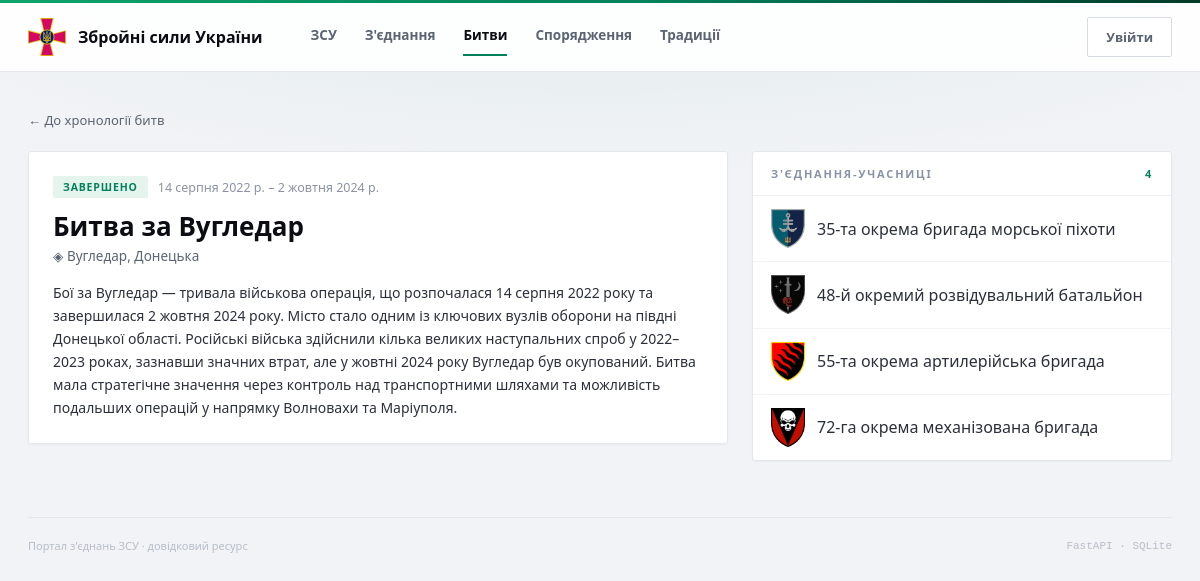
The page /battles/6 on the database its author committed.
### tables this page shows
CREATE TABLE battles (
    battle_id      INTEGER PRIMARY KEY,
    name           TEXT NOT NULL,
    location_id    INTEGER REFERENCES locations (location_id),
    start_date     DATE,
    end_date       DATE,
    description    TEXT,
    created_at     TIMESTAMP NOT NULL DEFAULT CURRENT_TIMESTAMP,
    updated_at     TIMESTAMP NOT NULL DEFAULT CURRENT_TIMESTAMP,
    CHECK (start_date IS NULL OR end_date IS NULL OR start_date <= end_date)
);

CREATE TABLE locations (
    location_id   INTEGER PRIMARY KEY,
    city_name     TEXT NOT NULL,
    region_id     INTEGER NOT NULL REFERENCES regions (region_id),
    created_at    TIMESTAMP NOT NULL DEFAULT CURRENT_TIMESTAMP,
    updated_at    TIMESTAMP NOT NULL DEFAULT CURRENT_TIMESTAMP,
    UNIQUE (city_name, region_id)
);

CREATE TABLE regions (
    region_id      INTEGER PRIMARY KEY,
    region_name    TEXT NOT NULL UNIQUE,
    created_at     TIMESTAMP NOT NULL DEFAULT CURRENT_TIMESTAMP,
    updated_at     TIMESTAMP NOT NULL DEFAULT CURRENT_TIMESTAMP
);

CREATE TABLE brigades (
    brigade_id               INTEGER PRIMARY KEY,
    name                     TEXT NOT NULL,
    description              TEXT,
    military_branch_id       INTEGER REFERENCES military_branches (branch_id),
    corps_id                 INTEGER REFERENCES army_corps (corps_id),
    territorial_command_id   INTEGER REFERENCES territorial_commands (command_id),
    troop_type_id            INTEGER REFERENCES troop_types (type_id),
    formed_date              DATE,
    flag_date                DATE,
    location_id              INTEGER REFERENCES locations (location_id),
    emblem_file              TEXT,
    created_at               TIMESTAMP NOT NULL DEFAULT CURRENT_TIMESTAMP,
    updated_at               TIMESTAMP NOT NULL DEFAULT CURRENT_TIMESTAMP, brigade_date DATE, unit_type_id INTEGER REFERENCES unit_types (unit_type_id),
    CHECK (formed_date IS NULL OR flag_date IS NULL OR formed_date <= flag_date)
);

### app/routers/battles.py (the view)
@router.get("/{battle_id}")
def battle_detail(battle_id: int, request: Request, db: sqlite3.Connection = Depends(get_db)):
    row = db.execute(
        """SELECT b.*, l.city_name, r.region_name
           FROM battles b
           LEFT JOIN locations l ON b.location_id = l.location_id
           LEFT JOIN regions r ON l.region_id = r.region_id
           WHERE b.battle_id = ?""",
        (battle_id,),
    ).fetchone()
    if not row:
        raise HTTPException(status_code=404)
    battle = dict(row)
    battle["status"] = _battle_status(battle["start_date"], battle["end_date"])
    brigades = db.execute(
        """SELECT br.brigade_id, br.name, br.emblem_file
           FROM brigade_battles bb
           JOIN brigades br ON bb.brigade_id = br.brigade_id
           WHERE bb.battle_id = ?
           ORDER BY br.name""",
        (battle_id,),
    ).fetchall()
    return templates.TemplateResponse(
        request,
        "battle_detail.html",
        {"battle": battle, "brigades": brigades},
    )

### app/templates/battle_detail.html (shortened to what this page needs)
{% extends "base.html" %}
{% block content %}
<a class="back-link" href="/battles">← До хронології битв</a>
<div class="cols-2 cols-2--battle">
  <div class="panel">
    <div class="panel__body" style="padding:24px">
      <div style="display:flex;align-items:center;gap:10px;margin-bottom:14px">
        {% if battle.status %}<span class="status {{ 'status--win' if battle.status == 'завершено' else 'status--hold' }}">{{ battle.status }}</span>{% endif %}
        <span class="mono" style="font-size:12.5px;color:var(--faint)">{{ battle.start_date | uk_date }}{% if battle.end_date %} – {{ battle.end_date | uk_date }}{% endif %}</span>
      </div>
      <div style="display:flex;align-items:flex-start;justify-content:space-between;gap:16px">
        <h1 style="margin:0 0 6px;font-size:26px;font-weight:700;color:var(--ink);line-height:1.1">{{ battle.name }}</h1>
      </div>
      {% if battle.city_name %}<div style="color:var(--muted);font-size:13.5px;margin-bottom:16px">◈ {{ battle.city_name }}{% if battle.region_name %}, {{ battle.region_name }}{% endif %}</div>{% endif %}
      <p style="margin:0;color:var(--text);font-size:14px;line-height:1.65">{{ (battle.description or '—')|safe }}</p>
    </div>
  </div>
  <div class="panel">
    <div class="panel__head"><span>З'єднання-учасниці</span><span class="mono" style="color:var(--green)">{{ brigades|length }}</span></div>
    {% for br in brigades %}
      <a class="list-row" href="/brigades/{{ br.brigade_id }}">
        <span style="display:flex;align-items:center;gap:12px;min-width:0">
          <span class="emblem" style="width:34px;font-size:12px;{% if br.emblem_file %}height:39.25px;background:transparent;border:none;clip-path:none;{% else %}height:34px;background:var(--line-3);border:1px solid var(--line);color:var(--accent-text);{% endif %}">
            {% if br.emblem_file %}<img src="/static/img/{{ br.emblem_file }}" alt="" style="width:100%;height:100%;object-fit:contain">
            {% else %}{{ br.name.split(' ')[0] if br.name else '—' }}{% endif %}
          </span>
          <span style="color:var(--text)">{{ br.name }}</span>
        </span>
      </a>
    {% else %}
      <div class="empty">Учасники ще не додані.</div>
    {% endfor %}
  </div>
</div>
{% endblock %}

### static/css/style.css (style rules this page uses)
:root { --green: #03815B; --green-hover: #026A4A; --green-deep: #023A28; --green-mid: #0FA36B; --green-light: #1FB37C; --accent-text: #045C40; --tint-bg: rgba(3,129,91,0.08); --tint-border: rgba(3,129,91,0.22); --page: #F1F3F6; --card: #FFFFFF; --line: #E4E7EC; --line-2: #EEF0F3; --line-3: #F1F3F6; --input: #D7DBE2; --ink: #0B0D12; --text: #2B303A; --muted: #5B6472; --faint: #8A93A6; --ghost: #9099A8; --mono: "Cascadia Code","Consolas",ui-monospace,monospace; --shadow: 0 1px 2px rgba(20,22,30,0.04); --shadow-h: 0 8px 24px rgba(3,129,91,0.14); }
* { box-sizing: border-box; }
html, body { margin: 0; padding: 0; }
body { font-family: "Calibri","Source Sans Pro","Segoe UI",system-ui,sans-serif; background: var(--page); background-image: radial-gradient(120% 55% at 50% -8%, rgba(3,129,91,0.08) 0%, rgba(241,243,246,0) 55%); background-attachment: fixed; color: var(--text); -webkit-font-smoothing: antialiased; }
a { color: var(--green); text-decoration: none; }
.back-link { display: inline-block; color: var(--muted); font-size: 13px; margin-bottom: 22px; }
.emblem { flex: none; width: 64px; height: 64px; display: grid; place-items: center; background: linear-gradient(140deg,var(--green),var(--green-light)); clip-path: polygon(0 0,100% 0,100% 76%,76% 100%,0 100%); color: #fff; font-weight: 700; font-size: 15px; font-family: var(--mono); overflow: hidden; }
.emblem img { width: 100%; height: 100%; object-fit: cover; }
.cols-2 { display: grid; grid-template-columns: repeat(auto-fit,minmax(300px,1fr)); gap: 24px; align-items: start; }
.cols-2--battle { grid-template-columns: 1.25fr 0.75fr; }
.panel { background: #fff; border: 1px solid var(--line); border-radius: 3px; box-shadow: var(--shadow); }
.panel__head { padding: 14px 18px; border-bottom: 1px solid var(--line-2); color: var(--faint); font-size: 11px; letter-spacing: 0.16em; text-transform: uppercase; font-weight: 700; display: flex; justify-content: space-between; align-items: center; }
.panel__body { padding: 18px; }
.list-row { display: flex; align-items: center; justify-content: space-between; gap: 12px; padding: 13px 18px; border-bottom: 1px solid var(--line-3); color: inherit; }
.list-row:last-child { border-bottom: none; }
.status { font-size: 10.5px; letter-spacing: 0.08em; text-transform: uppercase; font-weight: 700; padding: 4px 10px; border-radius: 2px; }
.status--win { color: #03815B; background: #E6F4EE; }

### rows shown on the page
battles: start_date|uk_date "14 серпня 2022 р.", end_date|uk_date "2 жовтня 2024 р.", name "Битва за Вугледар", description "Бої за Вугледар — тривала військова операція, що розпочалася 14 серпня 2022 року та завершилася 2 жовтня 2024 року. Місто стало одним із ключових вузлів оборони на півдні Донецької області. Російські війська здійснили кілька великих наступальних спроб у 2022–2023 роках, зазнавши значних втрат, але у жовтні 2024 року Вугледар був окупований. Битва мала стратегічне значення через контроль над транспортними шляхами та можливість подальших операцій у напрямку Волновахи та Маріуполя."
locations: city_name "Вугледар"
regions: region_name "Донецька"
brigades: emblem_file (picture), name "35-та окрема бригада морської піхоти"
brigades: emblem_file (picture), name "48-й окремий розвідувальний батальйон"
brigades: emblem_file (picture), name "55-та окрема артилерійська бригада"
brigades: emblem_file (picture), name "72-га окрема механізована бригада"

### other values the page prints
{{ battle.status }} "ЗАВЕРШЕНО"
{{ brigades|length }} "4"
